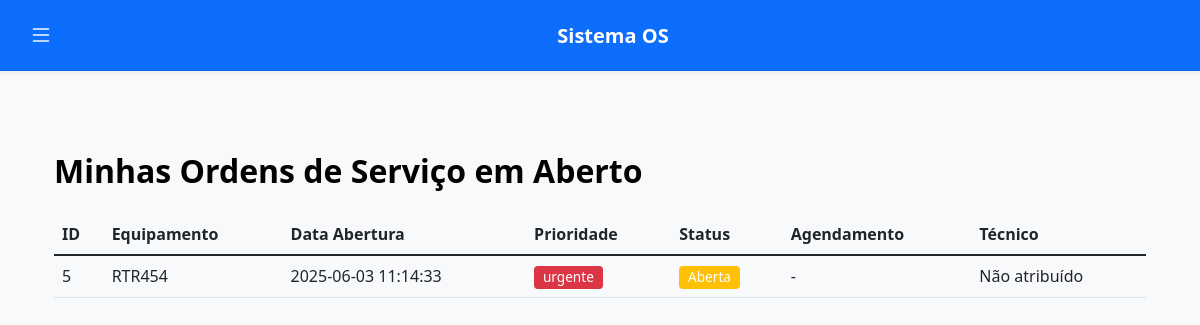
The page /solicitante/minhas_os (signed in) on the database as committed earlier.
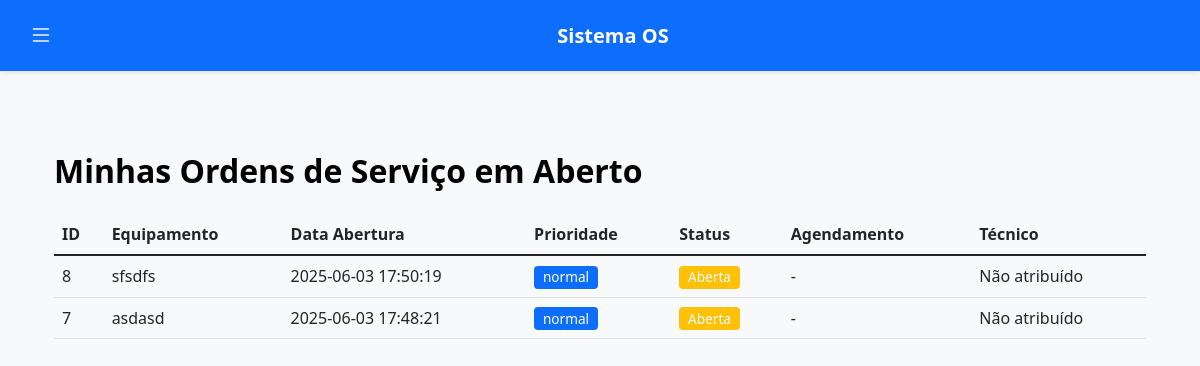
The same page on the database as committed later.
### tables this page shows
CREATE TABLE ordens_servico (
            id INTEGER PRIMARY KEY AUTOINCREMENT,
            data TEXT NOT NULL DEFAULT CURRENT_TIMESTAMP, -- Data de abertura da OS
            equipamento TEXT NOT NULL,
            problema TEXT NOT NULL,
            prioridade TEXT NOT NULL CHECK(prioridade IN ('baixa', 'normal', 'alta', 'urgente')),
            status TEXT NOT NULL CHECK(status IN ('Aberta', 'Agendada', 'Em andamento', 'Pausada', 'Concluída', 'Cancelada')) DEFAULT 'Aberta',
            solucao TEXT,
            tempo_reparo REAL, -- Em minutos ou horas, a ser calculado
            inicio TEXT,      -- Data/Hora de início do trabalho (pode ser manual ou automático)
            fim TEXT,         -- Data/Hora de conclusão do trabalho (AGORA SERÁ MANUAL)
            solicitante_id INTEGER NOT NULL,
            tecnico_id INTEGER, -- Pode representar o técnico principal ou o que iniciou
            local TEXT,
            setor TEXT,
            data_agendamento TEXT,
            horario_agendamento TEXT,
            FOREIGN KEY (solicitante_id) REFERENCES usuarios (id),
            FOREIGN KEY (tecnico_id) REFERENCES usuarios (id)
        );

### app.py (the view)
@app.route('/solicitante/minhas_os')
def minhas_os():
    if session.get('tipo') != 'solicitante':
        return redirect(url_for('login'))
    conn = get_db()
    cursor = conn.cursor()
    cursor.execute("SELECT id FROM usuarios WHERE usuario = ?", (session['usuario'],))
    user = cursor.fetchone()
    cursor.execute("""
        SELECT os.*, u.nome as tecnico_nome
        FROM ordens_servico os
        LEFT JOIN usuarios u ON os.tecnico_id = u.id
        WHERE os.solicitante_id = ? AND os.status != 'Concluída'
        ORDER BY os.data DESC
    """, (user['id'],))
    os_abertas = cursor.fetchall()
    conn.close()
    return render_template('solicitante/minhas_os.html', os_abertas=os_abertas)

### app.py (called while the page is built)
def get_db():
    if 'db' not in g:
        g.db = sqlite3.connect('db/os.db')
        g.db.row_factory = sqlite3.Row
        g.db.execute("PRAGMA journal_mode=WAL")
        g.db.execute("PRAGMA busy_timeout=5000")
    return g.db

### templates/solicitante/minhas_os.html (shortened to what this page needs)
{% extends "base.html" %}
{% block content %}
<div class="container">
    <h2 class="my-4">Minhas Ordens de Serviço em Aberto</h2>
    <div class="table-responsive">
        <table class="table table-hover">
            <thead>
                <tr>
                    <th>ID</th>
                    <th>Equipamento</th>
                    <th>Data Abertura</th>
                    <th>Prioridade</th>
                    <th>Status</th>
                    <th>Agendamento</th>
                    <th>Técnico</th>
                </tr>
            </thead>
            <tbody>
                {% for os in os_abertas %}
                <tr>
                    <td>{{ os.id }}</td>
                    <td>{{ os.equipamento }}</td>
                    <td>{{ os.data }}</td>
                    <td>
                        <span class="badge bg-{% if os.prioridade == 'urgente' %}danger{% else %}primary{% endif %}">
                            {{ os.prioridade }}
                        </span>
                    </td>
                    <td>
                        <span class="badge bg-{% if os.status == 'Aberta' %}warning{% else %}info{% endif %}">
                            {{ os.status }}
                        </span>
                    </td>
                    <td>
                        {% if os.data_agendamento %}
                            {{ os.data_agendamento }} ({{ os.horario_agendamento }})
                        {% else %}
                            -
                        {% endif %}
                    </td>
                    <td>
                        {% if os.tecnico_nome %}
                            {{ os.tecnico_nome }}
                        {% else %}
                            Não atribuído
                        {% endif %}
                    </td>
                </tr>
                {% else %}
                <tr>
                    <td colspan="7" class="text-center">Nenhuma ordem de serviço em aberto</td>
                </tr>
                {% endfor %}
            </tbody>
        </table>
    </div>
</div>
{% endblock %}

### templates/base.html (shortened to what this page needs)
<!DOCTYPE html>
<html lang="pt-br" data-bs-theme="light"> <head>
    <link href="https://cdn.jsdelivr.net/npm/bootstrap@5.1.3/dist/css/bootstrap.min.css" rel="stylesheet">
    <link rel="stylesheet" href="https://cdn.jsdelivr.net/npm/bootstrap-icons@1.10.5/font/bootstrap-icons.css">
    <link rel="stylesheet" href="{{ url_for('static', filename='style.css') }}">
</head>
<body>
    <nav class="navbar navbar-dark bg-primary fixed-top shadow-sm">
        <div class="container-fluid">
            <button class="btn btn-primary" type="button" data-bs-toggle="offcanvas" data-bs-target="#sidebarMenu" aria-controls="sidebarMenu" aria-label="Toggle navigation">
                <i class="bi bi-list" style="font-size: 1.5rem;"></i>
            </button>
            <a class="navbar-brand mx-auto" href="{{ url_for('index') }}">Sistema OS</a>
        </div>
    </nav>
    <main class="container mt-4">
        {% block content %}{% endblock %}
    </main>
</body>
</html>

### static/style.css (style rules this page uses)
:root { --bs-body-bg-light: #f8f9fa; --bs-body-color-light: #212529; --bs-emphasis-color-light: #000; --card-bg-light: #ffffff; --card-border-color-light: rgba(0, 0, 0, 0.125); --card-header-bg-light: #f8f9fa; --card-header-color-light: #212529; --navbar-bg-light: #0d6efd; --navbar-color-light: rgba(255, 255, 255, 0.75); --navbar-brand-color-light: #ffffff; --navbar-hover-color-light: #ffffff; --offcanvas-bg-light: #f8f9fa; --offcanvas-color-light: #212529; --offcanvas-link-hover-bg-light: #e9ecef; --offcanvas-link-hover-color-light: #0d6efd; --table-header-bg-light: #f8f9fa; --table-header-color-light: #212529; --form-control-focus-border-light: #86b7fe; --form-control-focus-shadow-light: rgba(13, 110, 253, 0.25); --link-color-light: #0d6efd; --link-hover-color-light: #0a58ca; }
body { background-color: var(--bs-body-bg-light); color: var(--bs-body-color-light); padding-top: 56px; }
.navbar { box-shadow: 0 2px 4px rgba(0,0,0,.1); }
.navbar.bg-primary { background-color: var(--navbar-bg-light) !important; }
.navbar-brand { font-weight: 600; color: var(--navbar-brand-color-light) !important; }
.navbar .btn-primary { background-color: transparent !important; border-color: transparent !important; color: var(--navbar-brand-color-light) !important; }
.table th { font-weight: 600; }
.table thead th { position: sticky; top: 0; background-color: var(--table-header-bg-light); color: var(--table-header-color-light); z-index: 10; }
.badge { font-weight: 500; padding: 0.35em 0.65em; font-size: 0.85em; }
.btn { font-weight: 500; padding: 0.5rem 1rem; }
.btn i, .btn .bi { margin-right: 0.5rem; vertical-align: text-bottom; }
a { color: var(--link-color-light); text-decoration: none; }
h1, h2, h3, h4, h5, h6 { color: var(--bs-emphasis-color-light); font-weight: 600; }
.container { padding-top: 1.5rem; padding-bottom: 2rem; }

### templates/base.html (style rules this page uses)
body { padding-top: 56px; }

Rows that differ between the two databases and show on the page:
no longer on this page (row edited): ordens_servico: id "5", equipamento "RTR454", data "2025-06-03 11:14:33", prioridade "urgente", status "Aberta"
added ordens_servico: id "8", equipamento "sfsdfs", data "2025-06-03 17:50:19", prioridade "normal", status "Aberta"
added ordens_servico: id "7", equipamento "asdasd", data "2025-06-03 17:48:21", prioridade "normal", status "Aberta"
